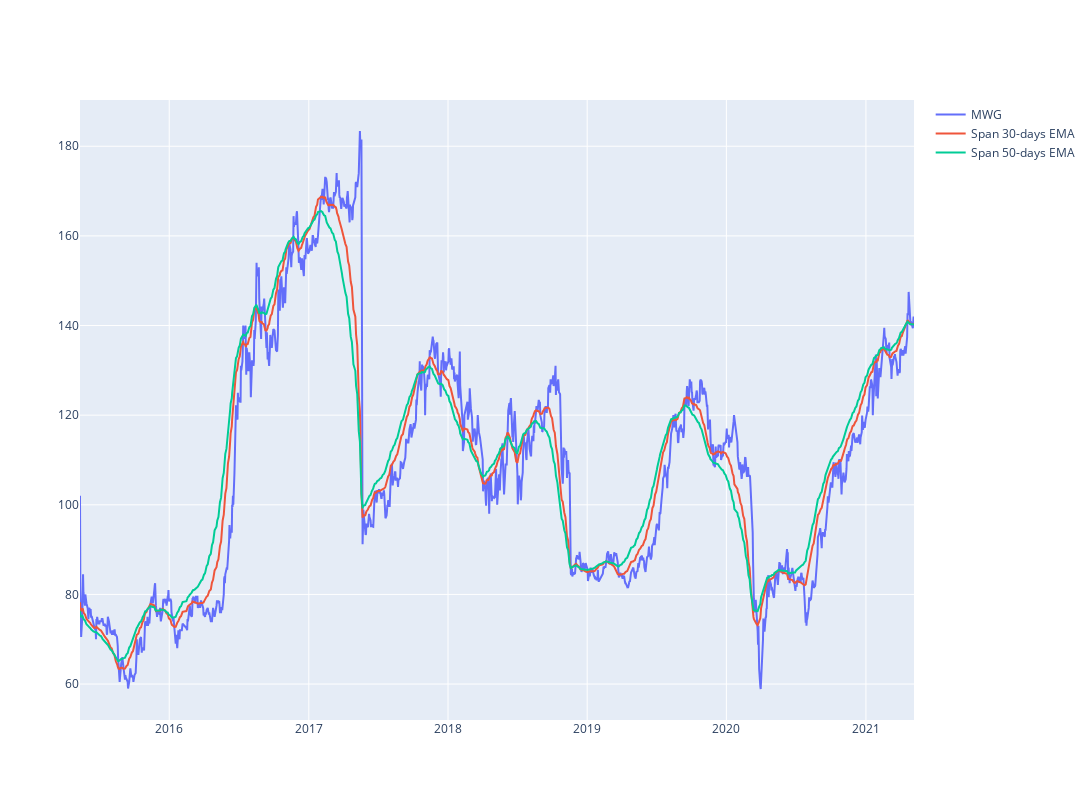

Notebook code for this chart:
### Code cell
#plot linechart for stock price
short_rolling = df['<Close>'].rolling(window=30).mean()

ema_long = df['<Close>'].ewm(span=50, adjust=False).mean()
ema_short = df['<Close>'].ewm(span=30, adjust=False).mean()
line_price = df['<Close>']
fig = go.Figure()
#px.line(df_hpg, x='datetime', y='<Close>', labels={'x':'Date', 'y':'Price'})
fig.update_layout(  autosize=False,   width=1200,    height=800)
fig.add_trace(go.Scatter(x=df.datetime, y=line_price, 
                        mode='lines', name=stock))

fig.add_trace(go.Scatter(x=df.datetime, y=ema_short, 
                        mode='lines', name='Span 30-days EMA'))

fig.add_trace(go.Scatter(x=df.datetime, y=ema_long, 
                        mode='lines', name='Span 50-days EMA'))

### Figure 1 — Plotly figure (JSON) as saved in the notebook; plotly's stock layout.template omitted (floating-point values rounded to 4 significant figures; data arrays with more than 128 entries replaced by an {"elided": "..."} marker saying what was removed)
{"data": [{"mode": "lines", "name": "MWG", "type": "scatter", "x": {"elided": "1500 str values"}, "y": {"elided": "1500 float values"}}, {"mode": "lines", "name": "Span 30-days EMA", "type": "scatter", "x": {"elided": "1500 str values"}, "y": {"elided": "1500 float values"}}, {"mode": "lines", "name": "Span 50-days EMA", "type": "scatter", "x": {"elided": "1500 str values"}, "y": {"elided": "1500 float values"}}], "layout": {"autosize": false, "height": 800, "width": 1200}}
